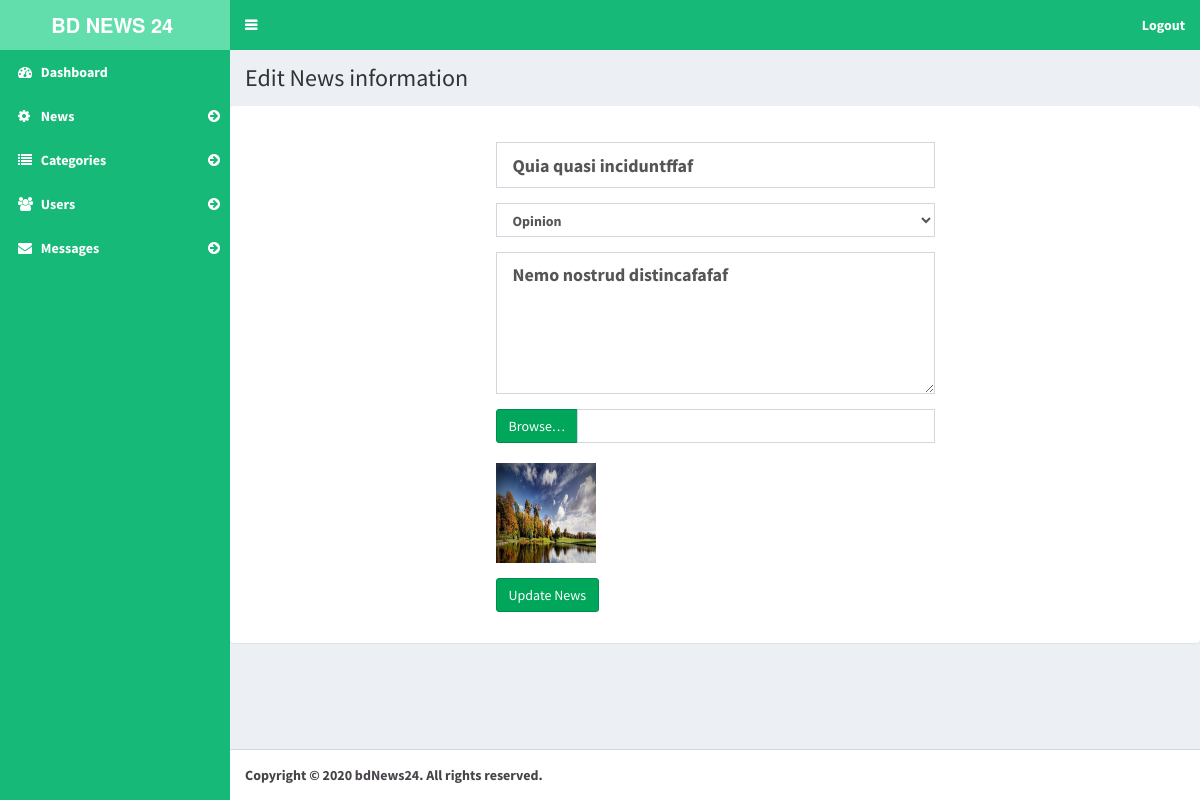
/Manage_news/edit_news/38, run on the app's committed database.
### tables this page shows
CREATE TABLE `news` (
  `id` int(11) NOT NULL,
  `title` varchar(255) NOT NULL,
  `category_id` int(11) NOT NULL,
  `description` text NOT NULL,
  `image` varchar(255) NOT NULL,
  `review` int(255) NOT NULL,
  `views` int(11) DEFAULT NULL,
  `created_on` timestamp NOT NULL DEFAULT current_timestamp()
);

### application/controllers/Manage_news.php (called while the page is built, shortened)
<?php
class Manage_news extends CI_Controller {
	public function edit_news($id)
	{
		$this->form_validation->set_rules('title', 'news Name', 'required');
		$this->form_validation->set_rules('category_id', 'Category Name', 'required');
		$this->form_validation->set_rules('description', 'Description', 'required');
		if ($this->form_validation->run() == FALSE)
		{
			$query=  $this->db->select('*')->from('news')->where('id',$id)->get();
			$data['news'] = $query->result_array();
			$query=  $this->db->select('*')->from('categories')->where('id',$data['news'][0]['category_id'])->get();
			$data['cat_name'] = $query->result_array();
			$data['category_name'] = $data['cat_name'][0]['name'];
			$query=  $this->db->select('*')->from('categories')->get();
			$data['categories'] = $query->result_array();
			$this->load->view('admin/header');
			$this->load->view('admin/sidebar');
			$this->load->view('news/edit_news',$data);
			$this->load->view('admin/footer');
		}
	}
}

### index.php (called while the page is built, shortened)
<?php
require_once BASEPATH.'core/CodeIgniter.php';

### application/views/news/edit_news.php (the view, shortened to what this page needs)
<div class="content-wrapper">
	<section class="content-header">
		<h1>
			Edit News information
		</h1>
	</section>
	<section class="content">
		<div class="row">
			<div class="panel ">
				<div class="panel-body">
					<div class="col-md-6 col-md-offset-3">
						<form action="<?php echo base_url();?>Manage_news/edit_news/<?=$news[0]['id']?>"  method="post"  enctype="multipart/form-data" >
							<div class="form-group">
								<input type="text" class="form-control input-lg" placeholder="News Name" name="title" value="<?=$news[0]['title']?>" />
							</div>
							<div class="form-group">
								<select name="category_id"  id="selectmysone" class="form-control" >
									<?php foreach($categories as $category){?>
									<option <?php if ($category_name==$category['name']) {
										echo "selected";
									} ?>
									value="<?php echo  $category['id'];?>"><?php echo $category['name']; ?></option>
									<?php } ?>
								</select>
							</div>
							<div class="form-group">
								<textarea rows="5" name="description" placeholder="News Description" class="form-control input-lg" ><?=$news[0]['description']?></textarea>
							</div>
							<div class="form-group">
								<div class="input-group">
									<span class="input-group-btn">
										<span class="btn btn-success btn-file">
											Browse… <input type="file" id="imgInp"   name="image"
										</span>
									</span>
									<input type="text" class="form-control" >
								</div>
								<br />
								<div class="show-image">
									<img id='img-upload' src="<?=base_url()?>img/<?=$news[0]['image']?>" style="width:100px;height:100px;"/>
								</div>
							</div>
							<div class="form-group">
								<input type="submit" class="btn btn-success" value="Update News" />
							</div>
						</form>
					</div>
				</div>
			</div>
		</div>
</div>

### application/views/news/edit_news.php (style rules this page uses)
.btn-file { position: relative; overflow: hidden; }
#img-upload { width: 100%; }

### data on the page
news: title "Quia quasi inciduntffaf", description "Nemo nostrud distincafafaf", image (picture)

### other printed values
form field category_id "Opinion"
